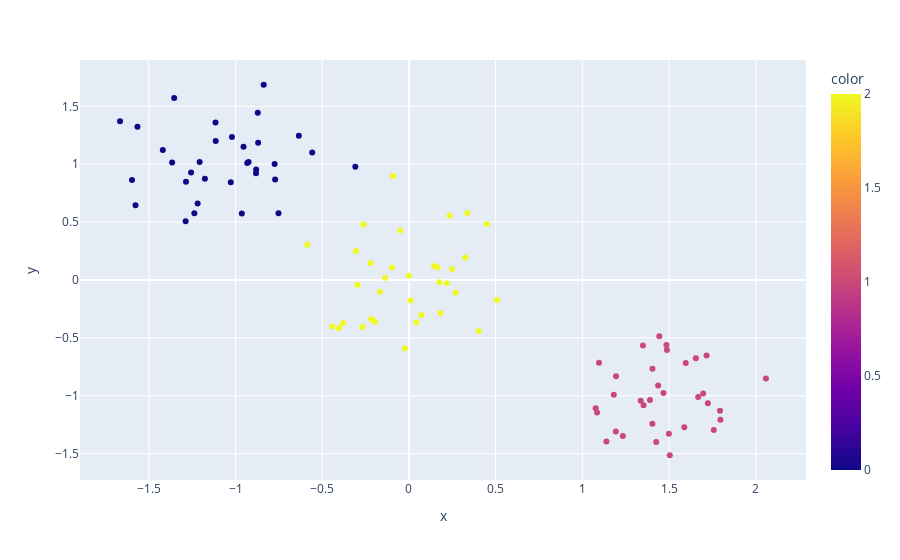

The code cell stored with this chart in its notebook:
### Code cell
px.scatter(df, x='x',y='y', color=predicted_clusters)
